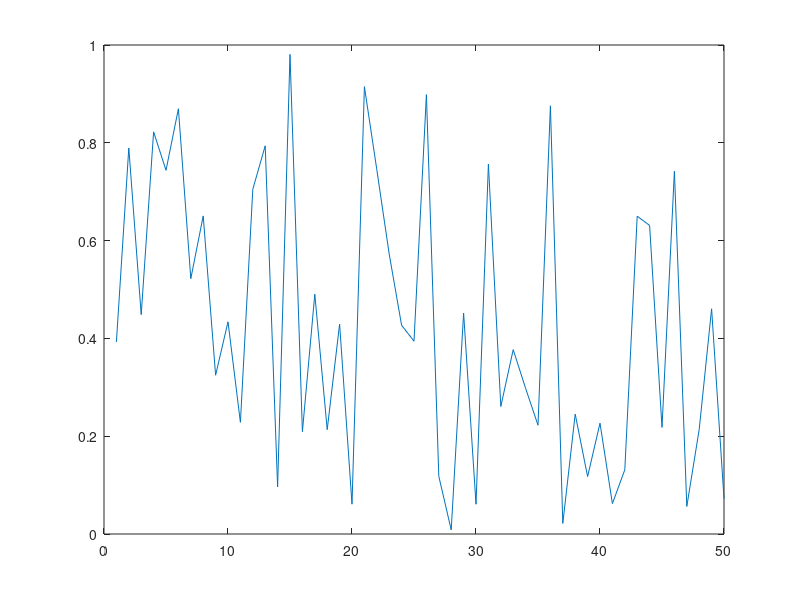

Source code (MATLAB):
% Generate random data from a uniform distribution and plot the data

%clear the screen ; clear all variables in the workspace
clc; clear;

n = 50;
r = rand(n,1);
plot(r)
